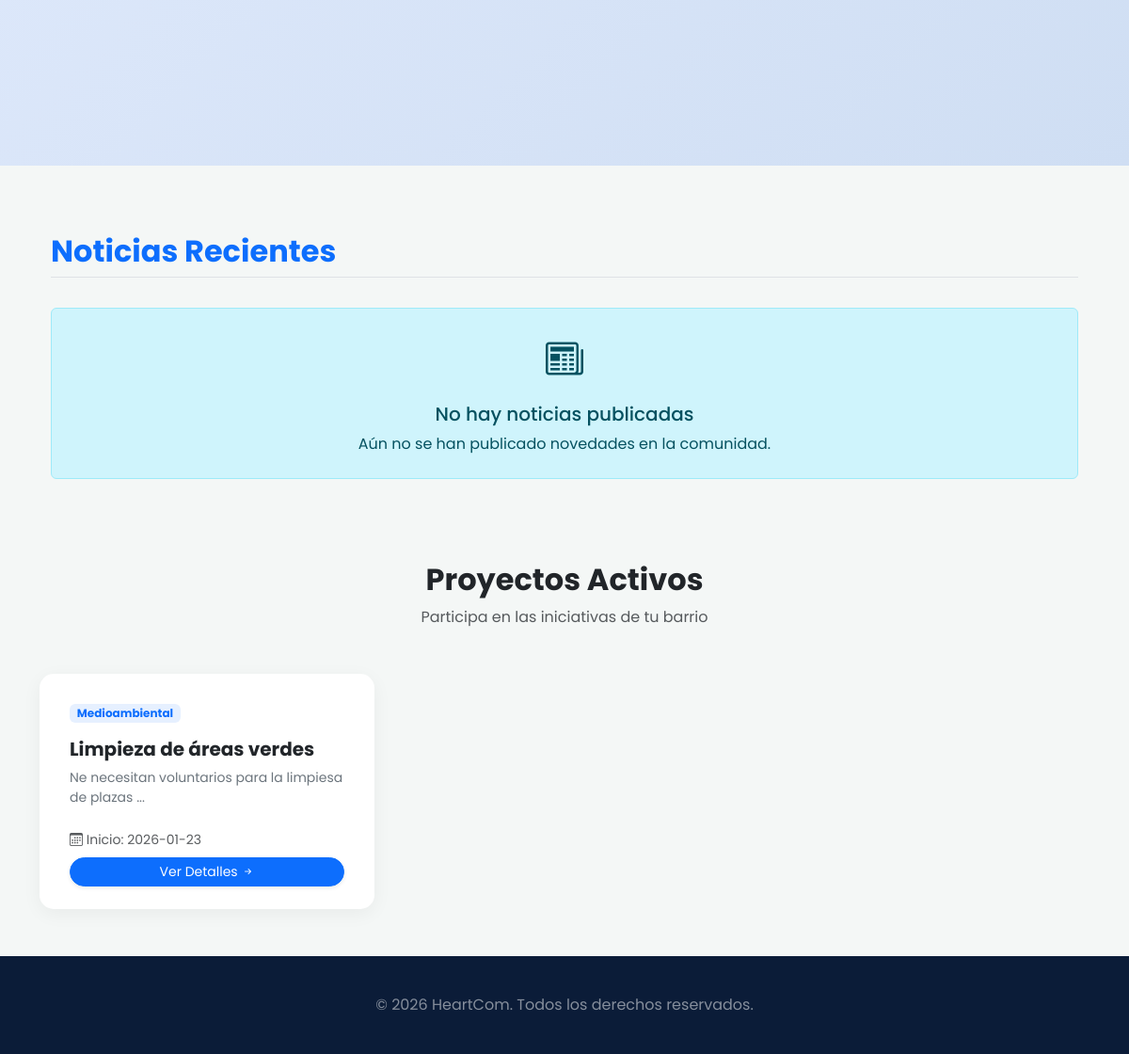
The app's page / (lower part), older data.
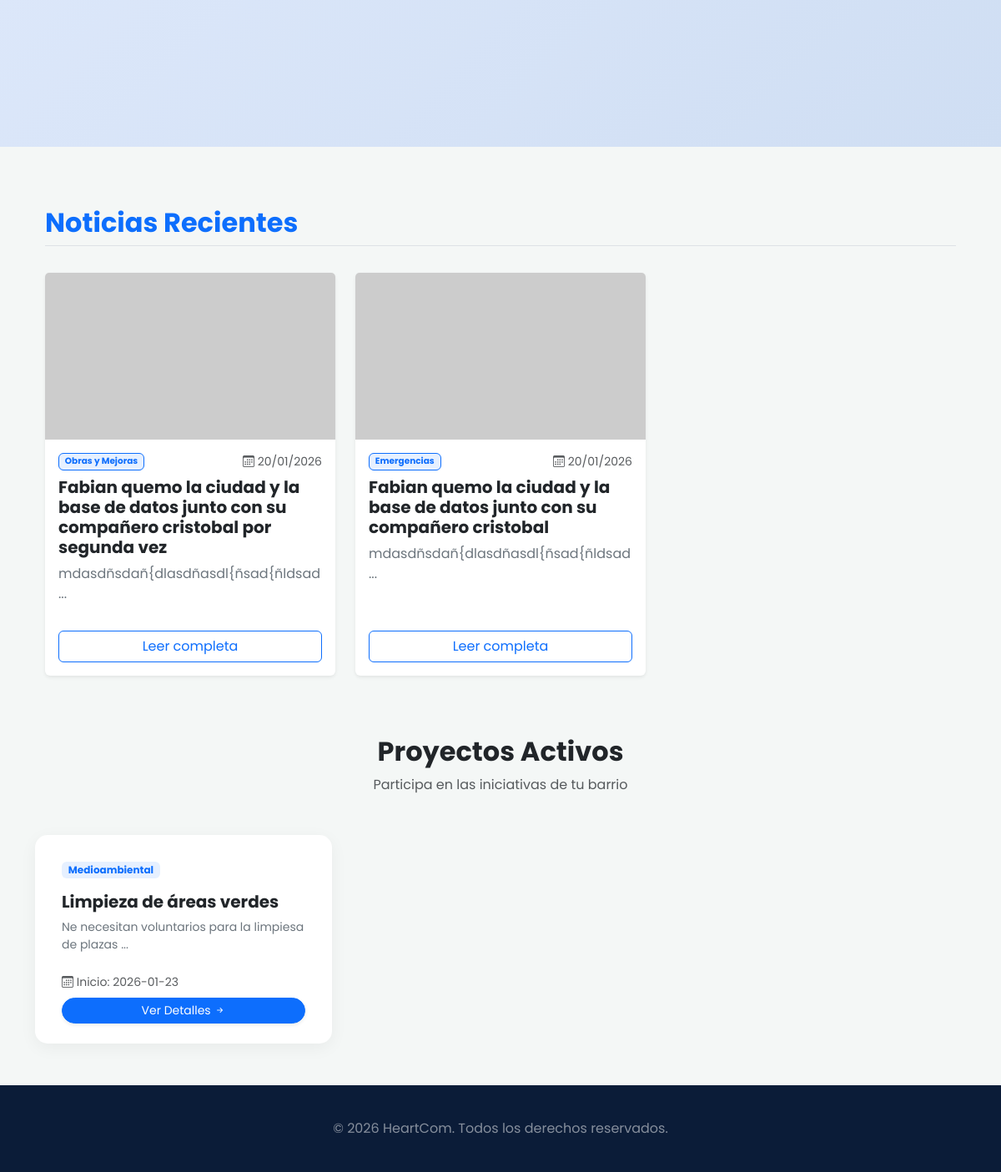
The same page, newer data.
### tables this page shows
CREATE TABLE `proyectos_barrio` (
  `id_proyecto` int(11) NOT NULL,
  `nombre_proyecto` varchar(120) NOT NULL,
  `descripcion` text NOT NULL,
  `fecha_inicio` date NOT NULL,
  `fecha_fin` date DEFAULT NULL,
  `id_estado_proyecto` int(11) NOT NULL,
  `id_tipo_proyecto` int(11) NOT NULL,
  `responsable` varchar(150) NOT NULL,
  `presupuesto_estimado` decimal(12,2) NOT NULL DEFAULT 0.00,
  `presupuesto_utilizado` decimal(12,2) NOT NULL DEFAULT 0.00,
  `direccion_proyecto` varchar(255) DEFAULT NULL,
  `cupo_maximo` int(11) NOT NULL DEFAULT 0,
  `fecha_creacion` timestamp NOT NULL DEFAULT current_timestamp(),
  `fecha_actualizacion` timestamp NOT NULL DEFAULT current_timestamp() ON UPDATE current_timestamp()
);

CREATE TABLE `tipos_proyecto` (
  `id_tipo_proyecto` int(11) NOT NULL,
  `nombre_tipo` varchar(80) NOT NULL,
  `descripcion` varchar(255) DEFAULT NULL
);

CREATE TABLE `noticias` (
  `id_noticia` int(11) NOT NULL,
  `titulo` varchar(200) NOT NULL,
  `bajada` varchar(255) DEFAULT NULL,
  `cuerpo` text NOT NULL,
  `imagen` varchar(255) DEFAULT NULL,
  `fecha_publicacion` datetime DEFAULT current_timestamp(),
  `id_usuario` int(11) NOT NULL,
  `id_cate` int(11) NOT NULL
);

CREATE TABLE `categorias` (
  `id_cate` int(11) NOT NULL,
  `categorias_noticias` varchar(50) DEFAULT NULL
);

### lib/mostrar-proyecto-index.php (called while the page is built)
<?php
require_once __DIR__ . "/../lib/conexion.php";
$sql = "
 SELECT p.id_proyecto,p.nombre_proyecto,p.descripcion, p.fecha_inicio,
p.fecha_fin, p.responsable,p.cupo_maximo, t.nombre_tipo FROM proyectos_barrio p JOIN tipos_proyecto t on p.id_tipo_proyecto = t.id_tipo_proyecto WHERE p.id_estado_proyecto=5
LIMIT :limite
";
$stmt = $pdo->prepare($sql);
$stmt->bindValue(':limite', 4, PDO::PARAM_INT);
$stmt->execute();
$proyectosRecientes = $stmt->fetchAll(PDO::FETCH_ASSOC);
?>

### lib/listar-noticia.php (called while the page is built, shortened)
<?php
require_once __DIR__ . '/conexion.php';
$sql = "SELECT
            n.id_noticia,
            n.titulo,
            n.bajada,
            n.cuerpo,
            n.imagen,
            n.fecha_publicacion,
            c.categorias_noticias AS categoria,
            u.p_nombre,
            u.ap_paterno
        FROM noticias n
        LEFT JOIN categorias c ON n.id_cate = c.id_cate
        LEFT JOIN usuarios u ON n.id_usuario = u.id_usuario
        ORDER BY n.fecha_publicacion DESC";
try {
    $stmt = $pdo->query($sql);
    $listaNoticias = $stmt->fetchAll(PDO::FETCH_ASSOC);
} catch (PDOException $e) {
    die("Error SQL: " . $e->getMessage());
}
?>

### lib/navbar-sesion.php (called while the page is built, shortened)
<?php
$base = $base ?? "";
?>

### index.php (the view, shortened to what the changed rows need)
<?php include ("lib/mostrar-proyecto-index.php") ?>
<?php include('lib/navbar-sesion.php')?>
<!DOCTYPE html>
<html lang="es">
<head>
    <link href="https://cdn.jsdelivr.net/npm/bootstrap@5.3.8/dist/css/bootstrap.min.css" rel="stylesheet">
    <link rel="stylesheet" href="https://cdn.jsdelivr.net/npm/bootstrap-icons@1.11.3/font/bootstrap-icons.min.css">
    <link rel="stylesheet" href="assets/css/index.css">
</head>
<body>
<main style="margin-top: 80px;">
    <div class="container mt-5">
        <?php include("modulo-noticias/ver-noticia-cliente.php")?>
    </div>
    <section class="container my-5" id="proyectos">
        <div class="text-center mb-5">
            <h2 class="fw-bold">Proyectos Activos</h2>
        </div>
        <div class="row row-cols-1 row-cols-md-2 row-cols-lg-3 g-4">
            <?php if (empty($proyectosRecientes)): ?>
                <div class="col-12 text-center py-5">
                    <h5 class="text-muted">No hay proyectos disponibles por el momento.</h5>
                </div>
            <?php else: ?>
                <?php foreach ($proyectosRecientes as $p): ?>
                    <div class="col">
                        <div class="card h-100 card-proyecto p-3">
                            <div class="card-body">
                                <div class="d-flex justify-content-between mb-2">
                                    <span class="badge bg-primary bg-opacity-10 text-primary mb-2">
                                        <?= htmlspecialchars($p['nombre_tipo'] ?? 'Proyecto') ?>
                                    </span>
                                </div>
                                <h5 class="card-title fw-bold"><?= htmlspecialchars($p['nombre_proyecto'] ?? 'Sin título') ?></h5>
                                <p class="card-text text-secondary small">
                                    <?= htmlspecialchars(substr($p['descripcion'] ?? '', 0, 90)) ?>...
                                </p>
                            </div>
                            <div class="card-footer bg-white border-0">
                                <small class="text-muted d-block mb-2">
                                    <i class="bi bi-calendar3"></i> Inicio: <?= htmlspecialchars($p['fecha_inicio'] ?? '--') ?>
                                </small>
                               <a href="modulo-proyecto/proyecto-detalle.php?id=<?= $p['id_proyecto'] ?>"
                                    class="btn btn-primary w-100 rounded-pill btn-sm shadow-sm">
                                    Ver Detalles <i class="bi bi-arrow-right-short"></i>
                                </a>
                            </div>
                        </div>
                    </div>
                <?php endforeach; ?>
            <?php endif; ?>
        </div>
    </section>
</main>
</body>
</html>

### modulo-noticias/ver-noticia-cliente.php (shortened to what the changed rows need)
<?php
$rutaLibreria = __DIR__ . '/../lib/listar-noticia.php';
if (file_exists($rutaLibreria)) {
    include_once $rutaLibreria;
} else {
    include_once 'lib/listar-noticia.php';
}
?>
<section class="container py-4">
    <div class="row mb-4">
        <div class="col-12">
            <h2 class="fw-bold text-primary border-bottom pb-2">Noticias Recientes</h2>
        </div>
    </div>
    <div class="row g-4">
        <?php if (empty($listaNoticias)): ?>
            <div class="col-12">
                <div class="alert alert-info py-4 text-center">
                    <i class="bi bi-newspaper fs-1 d-block mb-3"></i>
                    <h5>No hay noticias publicadas</h5>
                    <p class="mb-0">Aún no se han publicado novedades en la comunidad.</p>
                </div>
            </div>
        <?php else: ?>
            <?php foreach ($listaNoticias as $noticia): ?>
                <?php
                    $rutaDB = trim((string)($noticia['imagen'] ?? ''));
                    $rutaRel = preg_replace('#^(\.\./)+#', '', $rutaDB);
                    $rutaFisica = __DIR__ . '/../' . $rutaRel;
                    if ($rutaRel !== '' && file_exists($rutaFisica)) {
                        $imgSrc = $base . $rutaRel;
                    } else {
                        $imgSrc = "https://via.placeholder.com/400x250?text=Sin+Imagen";
                    }
                ?>
                <div class="col-md-6 col-lg-4 d-flex align-items-stretch">
                    <div class="card shadow-sm border-0 w-100">
                        <img src="<?= htmlspecialchars($imgSrc) ?>"
                             class="card-img-top"
                             alt="Imagen Noticia"
                             style="height: 200px; object-fit: cover;">
                        <div class="card-body d-flex flex-column">
                            <div class="d-flex justify-content-between mb-2 small">
                                <span class="badge bg-primary bg-opacity-10 text-primary border border-primary">
                                    <?= htmlspecialchars($noticia['categoria'] ?? 'General') ?>
                                </span>
                                <span class="text-muted">
                                    <i class="bi bi-calendar3"></i>
                                    <?= date("d/m/Y", strtotime($noticia['fecha_publicacion'])) ?>
                                </span>
                            </div>
                            <h5 class="card-title fw-bold text-dark">
                                <?= htmlspecialchars($noticia['titulo']) ?>
                            </h5>
                            <p class="card-text text-secondary flex-grow-1">
                                <?= htmlspecialchars(substr($noticia['bajada'], 0, 100)) ?>...
                            </p>
                            <div class="mt-3">
                                <a href="<?= $base ?>modulo-noticias/noticia-detalle-cliente.php?id=<?= (int)$noticia['id_noticia'] ?>"
                                   class="btn btn-outline-primary w-100">
                                   Leer completa
                                </a>
                            </div>
                        </div>
                    </div>
                </div>
            <?php endforeach; ?>
        <?php endif; ?>
    </div>
</section>

Row changes from the older to the newer data that the page shows:
added noticias: id_cate.categorias_noticias "Obras y Mejoras", fecha_publicacion "20/01/2026", titulo "Fabian quemo la ciudad y la base de datos junto con su compañero cristobal por segunda vez", bajada "mdasdñsdañ{dlasdñasdl{ñsad{ñldsad"
added noticias: id_cate.categorias_noticias "Emergencias", fecha_publicacion "20/01/2026", titulo "Fabian quemo la ciudad y la base de datos junto con su compañero cristobal", bajada "mdasdñsdañ{dlasdñasdl{ñsad{ñldsad"
Text that changed along with them:
text no longer shown: "No hay noticias publicadas Aún no se han publicado novedades en la comunidad."
